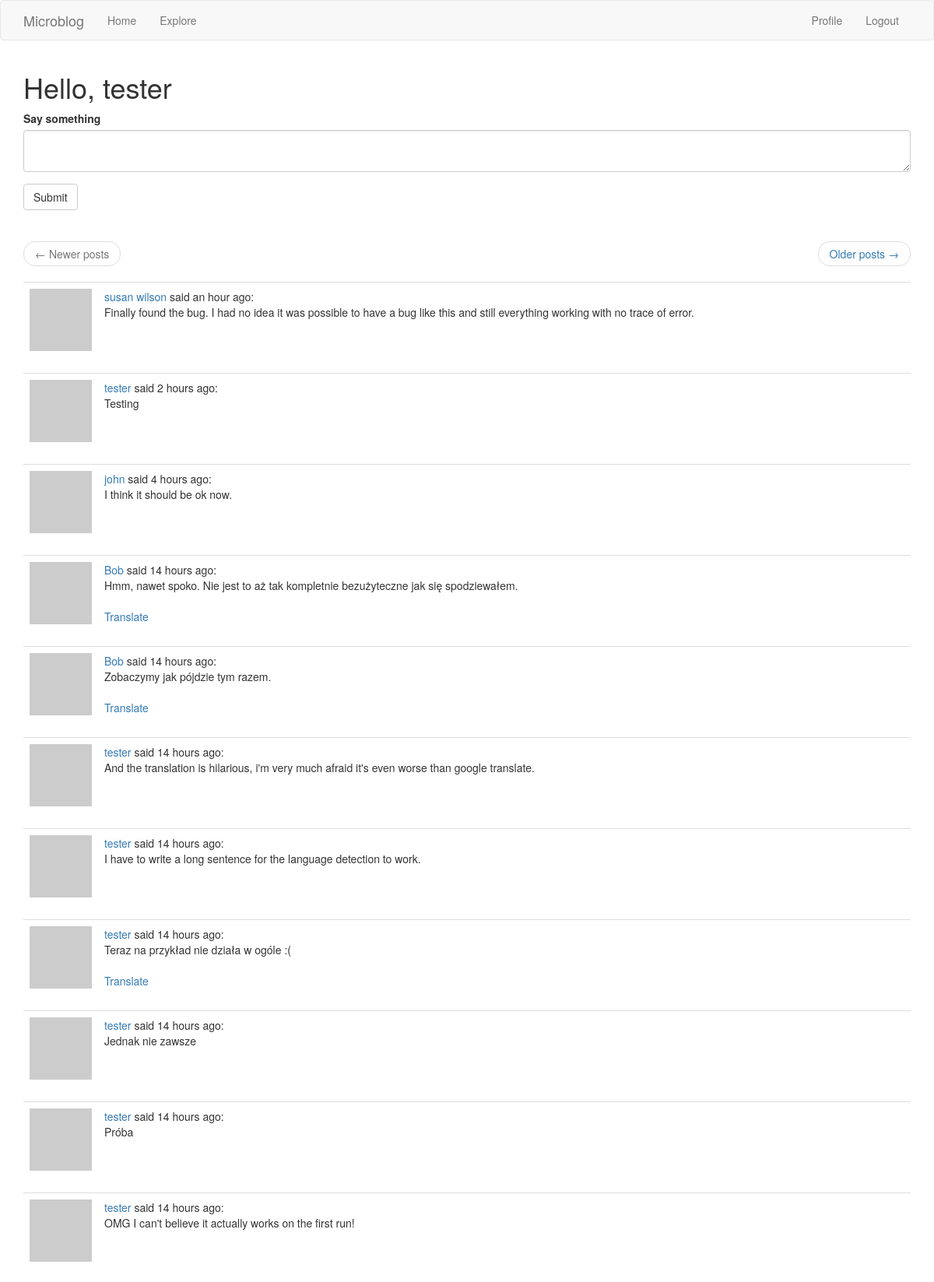
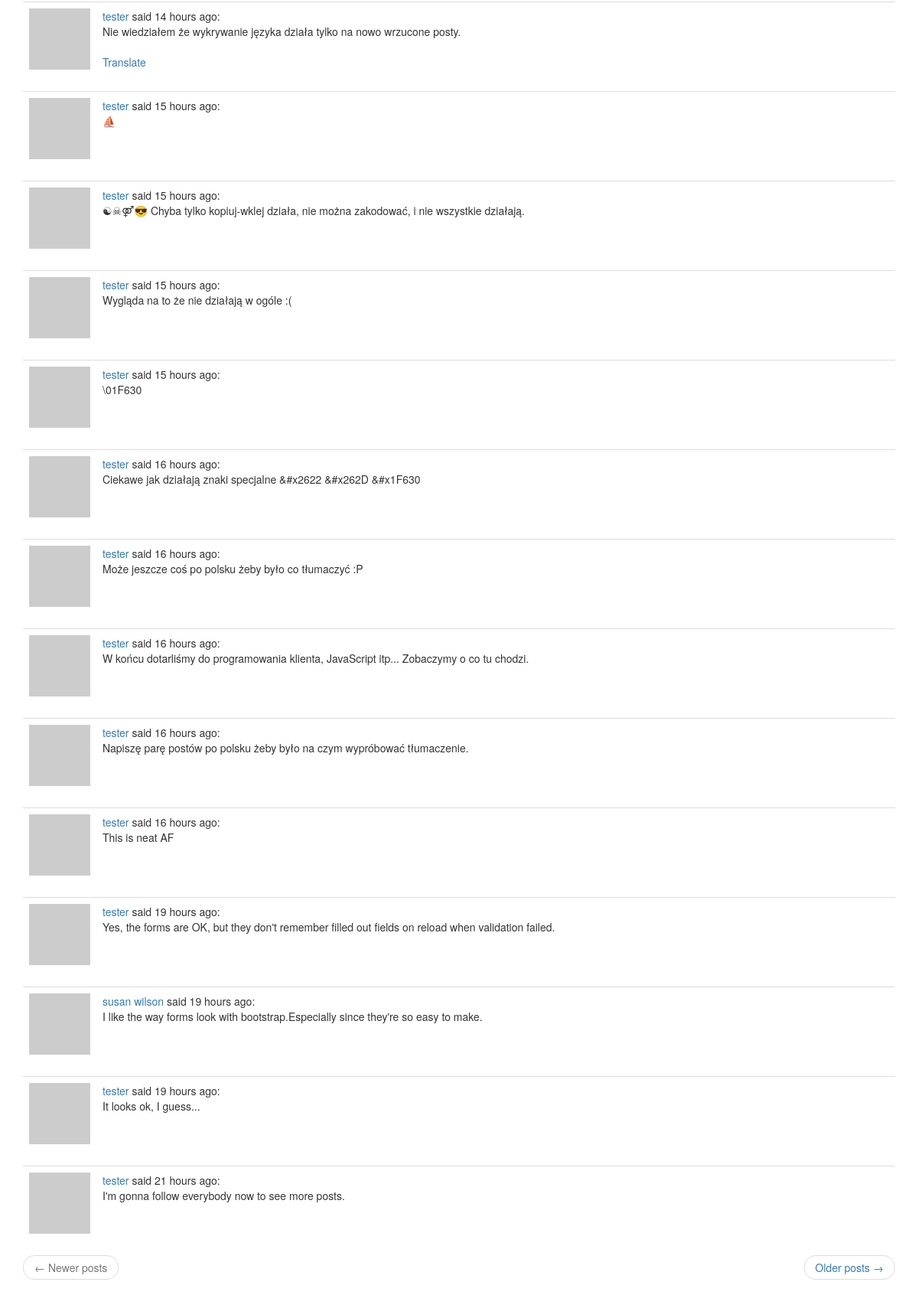
Page /index (signed in) on the committed database (2 pictures, top to bottom).
### app/models.py (models this page shows, shortened)
class User(UserMixin, db.Model):
    id = db.Column(db.Integer, primary_key=True)
    username = db.Column(db.String(64), index=True, unique=True)
    email = db.Column(db.String(120), index=True, unique=True)
    password_hash = db.Column(db.String(128))
    about_me = db.Column(db.String(140))
    last_seen = db.Column(db.DateTime, default=datetime.utcnow)
    posts = db.relationship('Post', backref='author', lazy='dynamic')
    followed = db.relationship(
        'User', secondary=followers,
        primaryjoin=(followers.c.follower_id == id),
        secondaryjoin=(followers.c.followed_id == id),
        backref=db.backref('followers', lazy='dynamic'), lazy='dynamic')
    def avatar(self, size):
        digest = md5(self.email.lower().encode('utf-8')).hexdigest()
        return 'https://www.gravatar.com/avatar/{}?d=retro&s={}'.format(
            digest, size)
    def followed_posts(self):
        followed = Post.query.join(
            followers,
            (followers.c.followed_id == Post.user_id)
        ).filter(followers.c.follower_id == self.id)
        own = Post.query.filter_by(user_id=self.id)
        return followed.union(own).order_by(Post.timestamp.desc())

class Post(db.Model):
    id = db.Column(db.Integer, primary_key=True)
    body = db.Column(db.String(140))
    timestamp = db.Column(db.DateTime, index=True, default=datetime.utcnow)
    user_id = db.Column(db.Integer, db.ForeignKey('user.id'))
    language = db.Column(db.String(5))

### app/main/routes.py (the view, shortened to what this page needs)
@bp.route('/', methods=['GET', 'POST'])
@bp.route('/index', methods=['GET', 'POST'])
@login_required
def index():
    form = PostForm()
    page = request.args.get('page', 1, type=int)
    posts = current_user.followed_posts().paginate(
        page, current_app.config['POSTS_PER_PAGE'], False)
    next_url = url_for('main.index', page=posts.next_num) \
        if posts.has_next else None
    prev_url = url_for('main.index', page=posts.prev_num) \
        if posts.has_prev else None
    return render_template('index.html', title=_('Home'), form=form,
                           posts=posts.items,
                           next_url=next_url, prev_url=prev_url)

### app/main/forms.py
class PostForm(FlaskForm):
    post = TextAreaField(_l('Say something'), validators=[
        DataRequired(), Length(min=1, max=140)])
    submit = SubmitField(_l('Submit'))

### app/main/routes.py (called while the page is built)
@bp.before_app_request
def before_request():
    if current_user.is_authenticated:
        current_user.last_seen = datetime.utcnow()
        db.session.commit()
    g.locale = str(get_locale())

### app/models.py (called while the page is built)
@login.user_loader
def load_user(id):
    return User.query.get(int(id))

### app/main/templates/index.html
{% extends "base.html" %}
{% import 'bootstrap/wtf.html' as wtf %}
{% block app_content %}
  <h1>{{ _('Hello,') }} {{ current_user.username }}</h1>
  {% if form %}
    {{ wtf.quick_form(form) }}
    <br>
  {% endif %}
  {% if posts %}
    {% include '_page_nav.html' %}
    {% for post in posts %}
      {% include '_post.html' %}
    {% endfor %}
    {% include '_page_nav.html' %}
  {% else %}
    <p class="text-muted">{{ _('No posts') }}</p>
  {% endif %}
{% endblock %}

### app/main/templates/base.html (shortened to what this page needs)
{% extends 'bootstrap/base.html' %}
{% block navbar %}
  <nav class="navbar navbar-default">
    <div class="container">
      <div class="navbar-header">
        <a class="navbar-brand" href="{{ url_for('main.index') }}">Microblog</a>
      </div>
      <div class="collapse navbar-collapse" id="bs-example-navbar-collapse-1">
        <ul class="nav navbar-nav">
          <li><a href="{{ url_for('main.index') }}">{{ _('Home') }}</a></li>
          <li><a href="{{ url_for('main.explore') }}">{{ _('Explore') }}</a></li>
        </ul>
        <ul class="nav navbar-nav navbar-right">
          {% if current_user.is_anonymous %}
            <li><a href="{{ url_for('auth.login') }}">{{ _('Login') }}</a></li>
          {% else %}
            <li><a href="{{ url_for('main.user', username=current_user.username) }}">{{ _('Profile') }}</a></li>
            <li><a href="{{ url_for('auth.logout') }}">{{ _('Logout') }}</a></li>
          {% endif %}
        </ul>
      </div>
    </div>
  </nav>
{% endblock %}
{% block content %}
  <div class="container">
    {% block app_content %}{% endblock %}
  </div>
{% endblock %}

### app/main/templates/_page_nav.html
<nav aria-label="...">
  <ul class="pager">
    <li class="previous{% if not prev_url %} disabled{% endif %}">
      <a href="{{ prev_url or '#' }}">
        <span aria-hidden="true">&larr;</span> {{ _('Newer posts') }}
      </a>
    </li>
    <li class="next{% if not next_url %} disabled{% endif %}">
      <a href="{{ next_url or '#' }}">
        {{ _('Older posts') }} <span aria-hidden="true">&rarr;</span>
      </a>
    </li>
  </ul>
</nav>

### app/main/templates/_post.html
<table class="table table-hover">
  <tr>
    <td width="40px"><img src="{{ post.author.avatar(40) }}"></td>
    <td>
      <a href="{{ url_for('main.user', username=post.author.username) }}">
        {{ post.author.username }}
      </a>
      {{ _('said') }} {{ moment(post.timestamp).fromNow() }}:
      <br>
      <span id="post{{ post.id }}">{{ post.body }}</span>
      {% if post.language and post.language != g.locale %}
        <br><br>
        <span id="translation{{ post.id }}">
          <a href="javascript:translate(
                                '#post{{ post.id }}',
                                '#translation{{ post.id }}',
                                '{{ post.language }}',
                                '{{ g.locale }}');">{{ _('Translate') }}</a>
        </span>
      {% endif %}
    </td>
  </tr>
</table>

### rows in the picture
User: username "tester"
Post: author.username "susan wilson", timestamp "an hour ago", body "Finally found the bug. I had no idea it was possible to have a bug like this and still everything working with no trace of error."
Post: author.username "tester", timestamp "2 hours ago", body "Testing"
Post: author.username "john", timestamp "4 hours ago", body "I think it should be ok now."
Post: author.username "Bob", timestamp "14 hours ago", body "Hmm, nawet spoko. Nie jest to aż tak kompletnie bezużyteczne jak się spodziewałem."
Post: author.username "Bob", timestamp "14 hours ago", body "Zobaczymy jak pójdzie tym razem."
Post: author.username "tester", timestamp "14 hours ago", body "And the translation is hilarious, i'm very much afraid it's even worse than google translate."
Post: author.username "tester", timestamp "14 hours ago", body "I have to write a long sentence for the language detection to work."
Post: author.username "tester", timestamp "14 hours ago", body "Teraz na przykład nie działa w ogóle :("
Post: author.username "tester", timestamp "14 hours ago", body "Jednak nie zawsze"
Post: author.username "tester", timestamp "14 hours ago", body "Próba"
Post: author.username "tester", timestamp "14 hours ago", body "OMG I can't believe it actually works on the first run!"
Post: author.username "tester", timestamp "14 hours ago", body "Nie wiedziałem że wykrywanie języka działa tylko na nowo wrzucone posty."
Post: author.username "tester", timestamp "15 hours ago", body "⛵"
Post: author.username "tester", timestamp "15 hours ago", body "☯☠⚤😎 Chyba tylko kopiuj-wklej działa, nie można zakodować, i nie wszystkie działają."
Post: author.username "tester", timestamp "15 hours ago", body "Wygląda na to że nie działają w ogóle :("
Post: author.username "tester", timestamp "15 hours ago", body "\\01F630"
Post: author.username "tester", timestamp "16 hours ago", body "Ciekawe jak działają znaki specjalne &#x2622 &#x262D &#x1F630"
Post: author.username "tester", timestamp "16 hours ago", body "Może jeszcze coś po polsku żeby było co tłumaczyć :P"
Post: author.username "tester", timestamp "16 hours ago", body "W końcu dotarliśmy do programowania klienta, JavaScript itp... Zobaczymy o co tu chodzi."
Post: author.username "tester", timestamp "16 hours ago", body "Napiszę parę postów po polsku żeby było na czym wypróbować tłumaczenie."
Post: author.username "tester", timestamp "16 hours ago", body "This is neat AF"
Post: author.username "tester", timestamp "19 hours ago", body "Yes, the forms are OK, but they don't remember filled out fields on reload when validation failed."
Post: author.username "susan wilson", timestamp "19 hours ago", body "I like the way forms look with bootstrap.Especially since they're so easy to make."
Post: author.username "tester", timestamp "19 hours ago", body "It looks ok, I guess..."
Post: author.username "tester", timestamp "21 hours ago", body "I'm gonna follow everybody now to see more posts."
